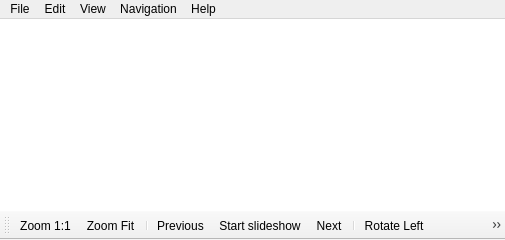
<?xml version="1.0" encoding="UTF-8"?>
<ui version="4.0">
 <class>MainWindow</class>
 <widget class="QMainWindow" name="MainWindow">
  <property name="geometry">
   <rect>
    <x>0</x>
    <y>0</y>
    <width>505</width>
    <height>240</height>
   </rect>
  </property>
  <property name="sizePolicy">
   <sizepolicy hsizetype="Expanding" vsizetype="Expanding">
    <horstretch>0</horstretch>
    <verstretch>0</verstretch>
   </sizepolicy>
  </property>
  <property name="windowTitle">
   <string>Image Viewer</string>
  </property>
  <widget class="QWidget" name="centralwidget">
   <property name="sizePolicy">
    <sizepolicy hsizetype="Expanding" vsizetype="Expanding">
     <horstretch>0</horstretch>
     <verstretch>0</verstretch>
    </sizepolicy>
   </property>
   <layout class="QVBoxLayout" name="verticalLayout">
    <property name="spacing">
     <number>0</number>
    </property>
    <property name="leftMargin">
     <number>0</number>
    </property>
    <property name="topMargin">
     <number>0</number>
    </property>
    <property name="rightMargin">
     <number>0</number>
    </property>
    <property name="bottomMargin">
     <number>0</number>
    </property>
    <item>
     <widget class="ImageView" name="imageView">
      <property name="frameShape">
       <enum>QFrame::NoFrame</enum>
      </property>
      <property name="renderHints">
       <set>QPainter::Antialiasing|QPainter::SmoothPixmapTransform|QPainter::TextAntialiasing</set>
      </property>
      <property name="transformationAnchor">
       <enum>QGraphicsView::NoAnchor</enum>
      </property>
     </widget>
    </item>
   </layout>
  </widget>
  <widget class="QMenuBar" name="menuBar">
   <property name="geometry">
    <rect>
     <x>0</x>
     <y>0</y>
     <width>505</width>
     <height>22</height>
    </rect>
   </property>
   <widget class="QMenu" name="menuFile">
    <property name="title">
     <string>File</string>
    </property>
    <addaction name="actionOpen"/>
    <addaction name="actionSave"/>
    <addaction name="actionSaveAsCopy"/>
    <addaction name="actionDelete"/>
    <addaction name="separator"/>
    <addaction name="actionQuit"/>
   </widget>
   <widget class="QMenu" name="menuEdit">
    <property name="title">
     <string>Edit</string>
    </property>
    <addaction name="actionRotateLeft"/>
    <addaction name="actionRotateRight"/>
    <addaction name="separator"/>
    <addaction name="actionOptions"/>
   </widget>
   <widget class="QMenu" name="menuView">
    <property name="title">
     <string>View</string>
    </property>
    <widget class="QMenu" name="menuSort">
     <property name="title">
      <string>Sort</string>
     </property>
     <addaction name="actionSortName"/>
     <addaction name="actionSortDate"/>
     <addaction name="separator"/>
     <addaction name="actionSortAscending"/>
     <addaction name="actionSortDescending"/>
    </widget>
    <addaction name="actionZoomOriginal"/>
    <addaction name="actionZoomFit"/>
    <addaction name="separator"/>
    <addaction name="menuSort"/>
    <addaction name="separator"/>
    <addaction name="actionFullscreen"/>
   </widget>
   <widget class="QMenu" name="menuHelp">
    <property name="title">
     <string>Help</string>
    </property>
    <addaction name="actionAbout"/>
   </widget>
   <widget class="QMenu" name="menuNavigation">
    <property name="title">
     <string>Navigation</string>
    </property>
    <addaction name="actionPreviousImage"/>
    <addaction name="actionNextImage"/>
    <addaction name="actionFirstImage"/>
    <addaction name="actionLastImage"/>
    <addaction name="separator"/>
    <addaction name="actionSlideshow"/>
   </widget>
   <addaction name="menuFile"/>
   <addaction name="menuEdit"/>
   <addaction name="menuView"/>
   <addaction name="menuNavigation"/>
   <addaction name="menuHelp"/>
  </widget>
  <widget class="QToolBar" name="toolBar">
   <property name="windowTitle">
    <string>toolBar</string>
   </property>
   <attribute name="toolBarArea">
    <enum>BottomToolBarArea</enum>
   </attribute>
   <attribute name="toolBarBreak">
    <bool>false</bool>
   </attribute>
   <addaction name="actionZoomOriginal"/>
   <addaction name="actionZoomFit"/>
   <addaction name="separator"/>
   <addaction name="actionPreviousImage"/>
   <addaction name="actionSlideshow"/>
   <addaction name="actionNextImage"/>
   <addaction name="separator"/>
   <addaction name="actionRotateLeft"/>
   <addaction name="actionRotateRight"/>
   <addaction name="actionDelete"/>
   <addaction name="separator"/>
   <addaction name="actionFullscreen"/>
  </widget>
  <action name="actionOpen">
   <property name="icon">
    <iconset theme="document-open">
     <normaloff>.</normaloff>.</iconset>
   </property>
   <property name="text">
    <string>Open...</string>
   </property>
   <property name="shortcut">
    <string>Ctrl+O</string>
   </property>
  </action>
  <action name="actionSave">
   <property name="icon">
    <iconset theme="document-save">
     <normaloff>.</normaloff>.</iconset>
   </property>
   <property name="text">
    <string>Save</string>
   </property>
   <property name="shortcut">
    <string>Ctrl+S</string>
   </property>
  </action>
  <action name="actionSaveAsCopy">
   <property name="icon">
    <iconset theme="document-save-as">
     <normaloff>.</normaloff>.</iconset>
   </property>
   <property name="text">
    <string>Save as copy...</string>
   </property>
  </action>
  <action name="actionQuit">
   <property name="icon">
    <iconset theme="application-exit">
     <normaloff>.</normaloff>.</iconset>
   </property>
   <property name="text">
    <string>Quit</string>
   </property>
   <property name="shortcut">
    <string>Ctrl+Q</string>
   </property>
  </action>
  <action name="actionRotateLeft">
   <property name="icon">
    <iconset theme="object-rotate-left">
     <normaloff>.</normaloff>.</iconset>
   </property>
   <property name="text">
    <string>Rotate Left</string>
   </property>
  </action>
  <action name="actionRotateRight">
   <property name="icon">
    <iconset theme="object-rotate-right">
     <normaloff>.</normaloff>.</iconset>
   </property>
   <property name="text">
    <string>Rotate Right</string>
   </property>
  </action>
  <action name="actionZoomOriginal">
   <property name="icon">
    <iconset theme="zoom-original">
     <normaloff>.</normaloff>.</iconset>
   </property>
   <property name="text">
    <string>Zoom 1:1</string>
   </property>
   <property name="shortcut">
    <string>0</string>
   </property>
  </action>
  <action name="actionZoomFit">
   <property name="checkable">
    <bool>true</bool>
   </property>
   <property name="icon">
    <iconset theme="zoom-fit-best">
     <normaloff>.</normaloff>.</iconset>
   </property>
   <property name="text">
    <string>Zoom Fit</string>
   </property>
   <property name="shortcut">
    <string>5</string>
   </property>
  </action>
  <action name="actionFullscreen">
   <property name="icon">
    <iconset theme="view-fullscreen">
     <normaloff>.</normaloff>.</iconset>
   </property>
   <property name="text">
    <string>Fullscreen</string>
   </property>
   <property name="shortcut">
    <string>F11</string>
   </property>
   <property name="shortcutContext">
    <enum>Qt::WindowShortcut</enum>
   </property>
  </action>
  <action name="actionNextImage">
   <property name="icon">
    <iconset theme="go-next">
     <normaloff>.</normaloff>.</iconset>
   </property>
   <property name="text">
    <string>Next</string>
   </property>
   <property name="shortcut">
    <string>D</string>
   </property>
  </action>
  <action name="actionPreviousImage">
   <property name="icon">
    <iconset theme="go-previous">
     <normaloff>.</normaloff>.</iconset>
   </property>
   <property name="text">
    <string>Previous</string>
   </property>
   <property name="shortcut">
    <string>A</string>
   </property>
  </action>
  <action name="actionFirstImage">
   <property name="icon">
    <iconset theme="go-first">
     <normaloff>.</normaloff>.</iconset>
   </property>
   <property name="text">
    <string>First</string>
   </property>
   <property name="shortcut">
    <string>Ctrl+A</string>
   </property>
  </action>
  <action name="actionLastImage">
   <property name="icon">
    <iconset theme="go-last">
     <normaloff>.</normaloff>.</iconset>
   </property>
   <property name="text">
    <string>Last</string>
   </property>
   <property name="shortcut">
    <string>Ctrl+D</string>
   </property>
  </action>
  <action name="actionSlideshow">
   <property name="icon">
    <iconset theme="media-playback-start">
     <normaloff>.</normaloff>.</iconset>
   </property>
   <property name="text">
    <string>Start slideshow</string>
   </property>
   <property name="shortcut">
    <string>Space</string>
   </property>
  </action>
  <action name="actionAbout">
   <property name="icon">
    <iconset theme="help-about">
     <normaloff>.</normaloff>.</iconset>
   </property>
   <property name="text">
    <string>About...</string>
   </property>
  </action>
  <action name="actionDelete">
   <property name="icon">
    <iconset theme="edit-delete">
     <normaloff>.</normaloff>.</iconset>
   </property>
   <property name="text">
    <string>Delete...</string>
   </property>
   <property name="shortcut">
    <string>Del</string>
   </property>
  </action>
  <action name="actionSortName">
   <property name="checkable">
    <bool>true</bool>
   </property>
   <property name="text">
    <string>Name</string>
   </property>
  </action>
  <action name="actionSortDate">
   <property name="checkable">
    <bool>true</bool>
   </property>
   <property name="text">
    <string>Date</string>
   </property>
  </action>
  <action name="actionSortAscending">
   <property name="checkable">
    <bool>true</bool>
   </property>
   <property name="text">
    <string>Ascending</string>
   </property>
  </action>
  <action name="actionSortDescending">
   <property name="checkable">
    <bool>true</bool>
   </property>
   <property name="text">
    <string>Descending</string>
   </property>
  </action>
  <action name="actionOptions">
   <property name="icon">
    <iconset theme="preferences-other">
     <normaloff>.</normaloff>.</iconset>
   </property>
   <property name="text">
    <string>Options...</string>
   </property>
  </action>
 </widget>
 <customwidgets>
  <customwidget>
   <class>ImageView</class>
   <extends>QGraphicsView</extends>
   <header>Src/MainWindow/ImageView.h</header>
   <slots>
    <signal>fileChanged(QString,QImage)</signal>
    <signal>zoomFitCanceled()</signal>
    <slot>zoomFit(bool)</slot>
    <slot>nextImage()</slot>
    <slot>previousImage()</slot>
    <slot>zoomOriginal()</slot>
    <slot>rotateLeft()</slot>
    <slot>rotateRight()</slot>
    <slot>firstImage()</slot>
    <slot>lastImage()</slot>
   </slots>
  </customwidget>
 </customwidgets>
 <resources/>
 <connections>
  <connection>
   <sender>actionAbout</sender>
   <signal>triggered()</signal>
   <receiver>MainWindow</receiver>
   <slot>about()</slot>
   <hints>
    <hint type="sourcelabel">
     <x>-1</x>
     <y>-1</y>
    </hint>
    <hint type="destinationlabel">
     <x>234</x>
     <y>111</y>
    </hint>
   </hints>
  </connection>
  <connection>
   <sender>actionDelete</sender>
   <signal>triggered()</signal>
   <receiver>MainWindow</receiver>
   <slot>deleteImage()</slot>
   <hints>
    <hint type="sourcelabel">
     <x>-1</x>
     <y>-1</y>
    </hint>
    <hint type="destinationlabel">
     <x>234</x>
     <y>111</y>
    </hint>
   </hints>
  </connection>
  <connection>
   <sender>actionFullscreen</sender>
   <signal>triggered()</signal>
   <receiver>MainWindow</receiver>
   <slot>fullscreen()</slot>
   <hints>
    <hint type="sourcelabel">
     <x>-1</x>
     <y>-1</y>
    </hint>
    <hint type="destinationlabel">
     <x>234</x>
     <y>111</y>
    </hint>
   </hints>
  </connection>
  <connection>
   <sender>actionNextImage</sender>
   <signal>triggered()</signal>
   <receiver>imageView</receiver>
   <slot>nextImage()</slot>
   <hints>
    <hint type="sourcelabel">
     <x>-1</x>
     <y>-1</y>
    </hint>
    <hint type="destinationlabel">
     <x>125</x>
     <y>92</y>
    </hint>
   </hints>
  </connection>
  <connection>
   <sender>actionOpen</sender>
   <signal>triggered()</signal>
   <receiver>MainWindow</receiver>
   <slot>openImage()</slot>
   <hints>
    <hint type="sourcelabel">
     <x>-1</x>
     <y>-1</y>
    </hint>
    <hint type="destinationlabel">
     <x>234</x>
     <y>111</y>
    </hint>
   </hints>
  </connection>
  <connection>
   <sender>actionOptions</sender>
   <signal>triggered()</signal>
   <receiver>MainWindow</receiver>
   <slot>options()</slot>
   <hints>
    <hint type="sourcelabel">
     <x>-1</x>
     <y>-1</y>
    </hint>
    <hint type="destinationlabel">
     <x>234</x>
     <y>111</y>
    </hint>
   </hints>
  </connection>
  <connection>
   <sender>actionPreviousImage</sender>
   <signal>triggered()</signal>
   <receiver>imageView</receiver>
   <slot>previousImage()</slot>
   <hints>
    <hint type="sourcelabel">
     <x>-1</x>
     <y>-1</y>
    </hint>
    <hint type="destinationlabel">
     <x>125</x>
     <y>92</y>
    </hint>
   </hints>
  </connection>
  <connection>
   <sender>actionQuit</sender>
   <signal>triggered()</signal>
   <receiver>MainWindow</receiver>
   <slot>close()</slot>
   <hints>
    <hint type="sourcelabel">
     <x>-1</x>
     <y>-1</y>
    </hint>
    <hint type="destinationlabel">
     <x>234</x>
     <y>111</y>
    </hint>
   </hints>
  </connection>
  <connection>
   <sender>actionRotateLeft</sender>
   <signal>triggered()</signal>
   <receiver>imageView</receiver>
   <slot>rotateLeft()</slot>
   <hints>
    <hint type="sourcelabel">
     <x>-1</x>
     <y>-1</y>
    </hint>
    <hint type="destinationlabel">
     <x>125</x>
     <y>92</y>
    </hint>
   </hints>
  </connection>
  <connection>
   <sender>actionSaveAsCopy</sender>
   <signal>triggered()</signal>
   <receiver>MainWindow</receiver>
   <slot>saveImageAs()</slot>
   <hints>
    <hint type="sourcelabel">
     <x>-1</x>
     <y>-1</y>
    </hint>
    <hint type="destinationlabel">
     <x>234</x>
     <y>111</y>
    </hint>
   </hints>
  </connection>
  <connection>
   <sender>actionRotateRight</sender>
   <signal>triggered()</signal>
   <receiver>imageView</receiver>
   <slot>rotateRight()</slot>
   <hints>
    <hint type="sourcelabel">
     <x>-1</x>
     <y>-1</y>
    </hint>
    <hint type="destinationlabel">
     <x>125</x>
     <y>92</y>
    </hint>
   </hints>
  </connection>
  <connection>
   <sender>actionSlideshow</sender>
   <signal>triggered()</signal>
   <receiver>MainWindow</receiver>
   <slot>slideshow()</slot>
   <hints>
    <hint type="sourcelabel">
     <x>-1</x>
     <y>-1</y>
    </hint>
    <hint type="destinationlabel">
     <x>234</x>
     <y>111</y>
    </hint>
   </hints>
  </connection>
  <connection>
   <sender>actionSortAscending</sender>
   <signal>triggered()</signal>
   <receiver>MainWindow</receiver>
   <slot>sortAscending()</slot>
   <hints>
    <hint type="sourcelabel">
     <x>-1</x>
     <y>-1</y>
    </hint>
    <hint type="destinationlabel">
     <x>234</x>
     <y>111</y>
    </hint>
   </hints>
  </connection>
  <connection>
   <sender>actionSortDescending</sender>
   <signal>triggered()</signal>
   <receiver>MainWindow</receiver>
   <slot>sortDescending()</slot>
   <hints>
    <hint type="sourcelabel">
     <x>-1</x>
     <y>-1</y>
    </hint>
    <hint type="destinationlabel">
     <x>234</x>
     <y>111</y>
    </hint>
   </hints>
  </connection>
  <connection>
   <sender>actionSortDate</sender>
   <signal>triggered()</signal>
   <receiver>MainWindow</receiver>
   <slot>sortDate()</slot>
   <hints>
    <hint type="sourcelabel">
     <x>-1</x>
     <y>-1</y>
    </hint>
    <hint type="destinationlabel">
     <x>234</x>
     <y>111</y>
    </hint>
   </hints>
  </connection>
  <connection>
   <sender>actionSortName</sender>
   <signal>triggered()</signal>
   <receiver>MainWindow</receiver>
   <slot>sortName()</slot>
   <hints>
    <hint type="sourcelabel">
     <x>-1</x>
     <y>-1</y>
    </hint>
    <hint type="destinationlabel">
     <x>234</x>
     <y>111</y>
    </hint>
   </hints>
  </connection>
  <connection>
   <sender>actionZoomFit</sender>
   <signal>toggled(bool)</signal>
   <receiver>imageView</receiver>
   <slot>zoomFit(bool)</slot>
   <hints>
    <hint type="sourcelabel">
     <x>-1</x>
     <y>-1</y>
    </hint>
    <hint type="destinationlabel">
     <x>125</x>
     <y>92</y>
    </hint>
   </hints>
  </connection>
  <connection>
   <sender>actionZoomOriginal</sender>
   <signal>triggered()</signal>
   <receiver>imageView</receiver>
   <slot>zoomOriginal()</slot>
   <hints>
    <hint type="sourcelabel">
     <x>-1</x>
     <y>-1</y>
    </hint>
    <hint type="destinationlabel">
     <x>125</x>
     <y>92</y>
    </hint>
   </hints>
  </connection>
  <connection>
   <sender>imageView</sender>
   <signal>fileChanged(QString,QImage)</signal>
   <receiver>MainWindow</receiver>
   <slot>fileChanged(QString,QImage)</slot>
   <hints>
    <hint type="sourcelabel">
     <x>125</x>
     <y>92</y>
    </hint>
    <hint type="destinationlabel">
     <x>234</x>
     <y>111</y>
    </hint>
   </hints>
  </connection>
  <connection>
   <sender>actionSave</sender>
   <signal>triggered()</signal>
   <receiver>MainWindow</receiver>
   <slot>saveImage()</slot>
   <hints>
    <hint type="sourcelabel">
     <x>-1</x>
     <y>-1</y>
    </hint>
    <hint type="destinationlabel">
     <x>252</x>
     <y>119</y>
    </hint>
   </hints>
  </connection>
  <connection>
   <sender>actionFirstImage</sender>
   <signal>triggered()</signal>
   <receiver>imageView</receiver>
   <slot>firstImage()</slot>
   <hints>
    <hint type="sourcelabel">
     <x>-1</x>
     <y>-1</y>
    </hint>
    <hint type="destinationlabel">
     <x>252</x>
     <y>111</y>
    </hint>
   </hints>
  </connection>
  <connection>
   <sender>actionLastImage</sender>
   <signal>triggered()</signal>
   <receiver>imageView</receiver>
   <slot>lastImage()</slot>
   <hints>
    <hint type="sourcelabel">
     <x>-1</x>
     <y>-1</y>
    </hint>
    <hint type="destinationlabel">
     <x>252</x>
     <y>111</y>
    </hint>
   </hints>
  </connection>
 </connections>
 <slots>
  <slot>about()</slot>
  <slot>fullscreen()</slot>
  <slot>options()</slot>
  <slot>sortAscending()</slot>
  <slot>sortDescending()</slot>
  <slot>sortName()</slot>
  <slot>sortDate()</slot>
  <slot>openImage()</slot>
  <slot>slideshow()</slot>
  <slot>saveImageAs()</slot>
  <slot>deleteImage()</slot>
  <slot>fileChanged(QString,QImage)</slot>
  <slot>saveImage()</slot>
 </slots>
</ui>
